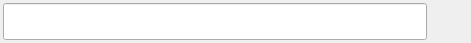
<?xml version="1.0" encoding="UTF-8"?>
<ui version="4.0">
 <class>Form</class>
 <widget class="QWidget" name="Form">
  <property name="geometry">
   <rect>
    <x>0</x>
    <y>0</y>
    <width>471</width>
    <height>43</height>
   </rect>
  </property>
  <property name="windowTitle">
   <string>Form</string>
  </property>
  <property name="autoFillBackground">
   <bool>true</bool>
  </property>
  <layout class="QHBoxLayout" name="horizontalLayout">
   <property name="spacing">
    <number>3</number>
   </property>
   <property name="leftMargin">
    <number>3</number>
   </property>
   <property name="topMargin">
    <number>3</number>
   </property>
   <property name="rightMargin">
    <number>3</number>
   </property>
   <property name="bottomMargin">
    <number>3</number>
   </property>
   <item>
    <widget class="QLineEdit" name="le_error">
     <property name="sizePolicy">
      <sizepolicy hsizetype="Expanding" vsizetype="Preferred">
       <horstretch>0</horstretch>
       <verstretch>0</verstretch>
      </sizepolicy>
     </property>
     <property name="minimumSize">
      <size>
       <width>0</width>
       <height>37</height>
      </size>
     </property>
     <property name="focusPolicy">
      <enum>Qt::NoFocus</enum>
     </property>
     <property name="readOnly">
      <bool>true</bool>
     </property>
    </widget>
   </item>
   <item>
    <widget class="QToolButton" name="tb_fix">
     <property name="sizePolicy">
      <sizepolicy hsizetype="Fixed" vsizetype="Preferred">
       <horstretch>0</horstretch>
       <verstretch>0</verstretch>
      </sizepolicy>
     </property>
     <property name="text">
      <string/>
     </property>
     <property name="iconSize">
      <size>
       <width>30</width>
       <height>30</height>
      </size>
     </property>
     <property name="autoRaise">
      <bool>true</bool>
     </property>
    </widget>
   </item>
  </layout>
 </widget>
 <resources/>
 <connections/>
</ui>
